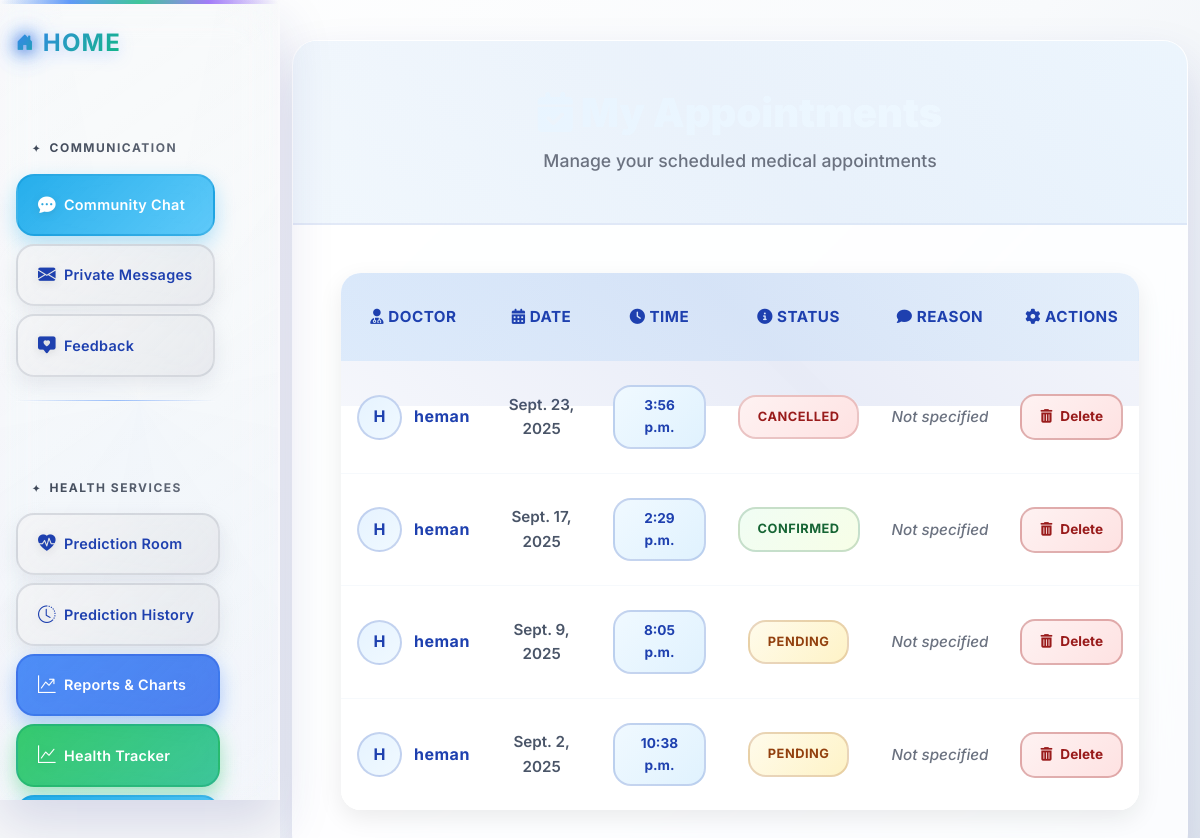
The page /appointments/my/ (signed in) on the database its author committed.
### appointments/models.py (models this page shows, shortened)
class Appointment(models.Model):
    patient = models.ForeignKey(User, on_delete=models.CASCADE, related_name="patient_appointments")
    doctor = models.ForeignKey(User, on_delete=models.CASCADE, related_name="doctor_appointments")
    date = models.DateField()
    time = models.TimeField()
    reason = models.TextField(default="Not specified")
    status = models.CharField(max_length=20, default="Pending")
    created_at = models.DateTimeField(auto_now_add=True)

### appointments/views.py (the view)
# urls.py: path("my/", views.my_appointments, name="my_appointments"),
@login_required
def my_appointments(request):
    appointments = Appointment.objects.filter(patient=request.user).order_by("-date", "-time")
    return render(request, "appointments/my_appointments.html", {"appointments": appointments})

### appointments/templates/appointments/my_appointments.html (shortened to what this page needs)
{% extends "base.html" %}
{% block content %}
<div class="appointments-container">
    <div class="container">
        <div class="appointments-wrapper">
            <div class="appointments-header">
                <h2 class="appointments-title">
                    <i class="fas fa-calendar-check"></i> My Appointments
                </h2>
                <p class="appointments-subtitle">Manage your scheduled medical appointments</p>
            </div>
            <div class="table-container">
                <table class="professional-table">
                    <thead>
                        <tr>
                            <th><i class="fas fa-user-md"></i> Doctor</th>
                            <th><i class="fas fa-calendar-alt"></i> Date</th>
                            <th><i class="fas fa-clock"></i> Time</th>
                            <th><i class="fas fa-info-circle"></i> Status</th>
                            <th><i class="fas fa-comment"></i> Reason</th>
                            <th><i class="fas fa-cog"></i> Actions</th>
                        </tr>
                    </thead>
                    <tbody>
                        {% for appt in appointments %}
                        <tr>
                            <td>
                                <div class="doctor-info">
                                    <div class="doctor-avatar">
                                        {{ appt.doctor.username|first|upper }}
                                    </div>
                                    <div class="doctor-name">{{ appt.doctor.username }}</div>
                                </div>
                            </td>
                            <td>
                                <div class="date-info">{{ appt.date }}</div>
                            </td>
                            <td>
                                <span class="time-info">{{ appt.time }}</span>
                            </td>
                            <td>
                                <span class="status-badge status-{{ appt.status|lower }}">
                                    {{ appt.status }}
                                </span>
                            </td>
                            <td>
                                <div class="reason-text" title="{{ appt.reason }}">{{ appt.reason }}</div>
                            </td>
                            <td>
                                <form method="post" action="{% url 'appointments:delete_appointment' appt.id %}" style="display:inline;">
                                    <button type="submit" class="delete-btn" onclick="return confirm('Are you sure you want to delete this appointment?')">
                                        <i class="fas fa-trash-alt"></i>
                                        Delete
                                    </button>
                                </form>
                            </td>
                        </tr>
                        {% endfor %}
                    </tbody>
                </table>
            </div>
        </div>
    </div>
</div>
<link href="https://cdnjs.cloudflare.com/ajax/libs/font-awesome/6.4.0/css/all.min.css" rel="stylesheet">
{% endblock %}

### templates/base.html (style rules this page uses)
:root { --bg-color: #f8f9fa; --text-color: #212529; --primary-gradient: linear-gradient(135deg, #667eea 0%, #764ba2 100%); --secondary-gradient: linear-gradient(135deg, #f093fb 0%, #f5576c 100%); --success-gradient: linear-gradient(135deg, #4facfe 0%, #00f2fe 100%); --warning-gradient: linear-gradient(135deg, #43e97b 0%, #38f9d7 100%); --danger-gradient: linear-gradient(135deg, #fa709a 0%, #fee140 100%); --card-shadow: 0 10px 30px rgba(0, 0, 0, 0.1); --card-shadow-hover: 0 20px 40px rgba(0, 0, 0, 0.15); --border-radius: 15px; --transition: all 0.3s cubic-bezier(0.4, 0, 0.2, 1); }
* { box-sizing: border-box; }
body { background: var(--bg-color); color: var(--text-color); transition: var(--transition); font-family: 'Inter', -apple-system, BlinkMacSystemFont, 'Segoe UI', sans-serif; line-height: 1.6; overflow-x: hidden; }
html { scroll-behavior: smooth; }
body { margin: 0; padding: 0; position: relative; }

### rows shown on the page
Appointment: doctor.username|first "H", doctor.username "heman", date "Sept. 23, 2025", time "3:56 p.m.", status "CANCELLED", reason "Not specified"
Appointment: doctor.username|first "H", doctor.username "heman", date "Sept. 17, 2025", time "2:29 p.m.", status "CONFIRMED", reason "Not specified"
Appointment: doctor.username|first "H", doctor.username "heman", date "Sept. 9, 2025", time "8:05 p.m.", status "PENDING", reason "Not specified"
Appointment: doctor.username|first "H", doctor.username "heman", date "Sept. 2, 2025", time "10:38 p.m.", status "PENDING", reason "Not specified"
